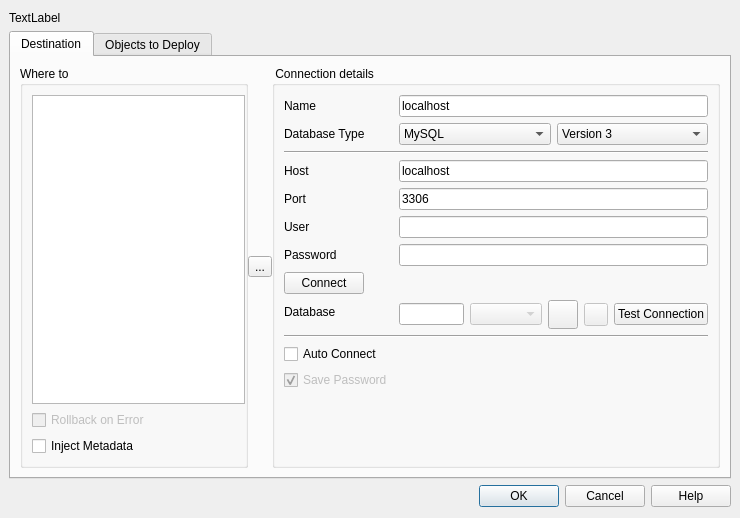
<?xml version="1.0" encoding="UTF-8"?>
<ui version="4.0">
 <class>InjectSqlDialog</class>
 <widget class="QDialog" name="InjectSqlDialog">
  <property name="geometry">
   <rect>
    <x>0</x>
    <y>0</y>
    <width>740</width>
    <height>518</height>
   </rect>
  </property>
  <property name="windowTitle">
   <string>Deploy</string>
  </property>
  <layout class="QVBoxLayout" name="verticalLayout_4">
   <property name="spacing">
    <number>6</number>
   </property>
   <property name="leftMargin">
    <number>9</number>
   </property>
   <property name="rightMargin">
    <number>9</number>
   </property>
   <item>
    <widget class="QLabel" name="lblVersionToBeDeployed">
     <property name="text">
      <string>TextLabel</string>
     </property>
    </widget>
   </item>
   <item>
    <widget class="QTabWidget" name="tabWidget">
     <property name="currentIndex">
      <number>0</number>
     </property>
     <widget class="QWidget" name="Page1">
      <attribute name="title">
       <string>Destination</string>
      </attribute>
      <layout class="QHBoxLayout" name="horizontalLayout">
       <property name="spacing">
        <number>0</number>
       </property>
       <item>
        <widget class="QGroupBox" name="grpConnections">
         <property name="title">
          <string>Where to</string>
         </property>
         <layout class="QVBoxLayout" name="verticalLayout_3">
          <property name="rightMargin">
           <number>0</number>
          </property>
          <item>
           <widget class="QListWidget" name="lstAllConnections">
            <property name="selectionMode">
             <enum>QAbstractItemView::MultiSelection</enum>
            </property>
            <property name="iconSize">
             <size>
              <width>16</width>
              <height>16</height>
             </size>
            </property>
            <property name="uniformItemSizes">
             <bool>true</bool>
            </property>
           </widget>
          </item>
          <item>
           <widget class="QCheckBox" name="chkRollbackOnError">
            <property name="enabled">
             <bool>false</bool>
            </property>
            <property name="text">
             <string>Rollback on Error</string>
            </property>
           </widget>
          </item>
          <item>
           <widget class="QCheckBox" name="chkInjectMetadata">
            <property name="text">
             <string>Inject Metadata</string>
            </property>
           </widget>
          </item>
         </layout>
        </widget>
       </item>
       <item>
        <widget class="QFrame" name="frame">
         <property name="frameShape">
          <enum>QFrame::NoFrame</enum>
         </property>
         <property name="frameShadow">
          <enum>QFrame::Raised</enum>
         </property>
         <layout class="QVBoxLayout" name="verticalLayout_2">
          <property name="spacing">
           <number>0</number>
          </property>
          <property name="leftMargin">
           <number>0</number>
          </property>
          <property name="topMargin">
           <number>0</number>
          </property>
          <property name="rightMargin">
           <number>0</number>
          </property>
          <property name="bottomMargin">
           <number>0</number>
          </property>
          <item>
           <widget class="QToolButton" name="btnDetails">
            <property name="toolTip">
             <string>View details of the last clicked connection</string>
            </property>
            <property name="text">
             <string>...</string>
            </property>
            <property name="icon">
             <iconset resource="../dbm.qrc">
              <normaloff>:/images/actions/images/small/alias.png</normaloff>:/images/actions/images/small/alias.png</iconset>
            </property>
            <property name="checkable">
             <bool>true</bool>
            </property>
           </widget>
          </item>
         </layout>
        </widget>
       </item>
       <item>
        <widget class="QGroupBox" name="grpConnectionDetails">
         <property name="title">
          <string> Connection details </string>
         </property>
         <layout class="QFormLayout" name="formLayout">
          <property name="fieldGrowthPolicy">
           <enum>QFormLayout::AllNonFixedFieldsGrow</enum>
          </property>
          <item row="0" column="0">
           <widget class="QLabel" name="lblConnectionName">
            <property name="text">
             <string>Name</string>
            </property>
           </widget>
          </item>
          <item row="0" column="1">
           <widget class="QLineEdit" name="txtConnectionName">
            <property name="toolTip">
             <string>The name of the connection</string>
            </property>
            <property name="statusTip">
             <string>The name of the connection</string>
            </property>
            <property name="whatsThis">
             <string>The name of the connection</string>
            </property>
            <property name="text">
             <string>localhost</string>
            </property>
           </widget>
          </item>
          <item row="3" column="0" colspan="2">
           <widget class="Line" name="line_2">
            <property name="orientation">
             <enum>Qt::Horizontal</enum>
            </property>
           </widget>
          </item>
          <item row="4" column="0">
           <widget class="QLabel" name="lblHost">
            <property name="text">
             <string>Host</string>
            </property>
           </widget>
          </item>
          <item row="4" column="1">
           <widget class="QLineEdit" name="txtDatabaseHost">
            <property name="toolTip">
             <string>The host which is hosting the database</string>
            </property>
            <property name="statusTip">
             <string>The host which is hosting the database</string>
            </property>
            <property name="whatsThis">
             <string>The host which is hosting the database</string>
            </property>
            <property name="text">
             <string>localhost</string>
            </property>
           </widget>
          </item>
          <item row="5" column="0">
           <widget class="QLabel" name="lblPort">
            <property name="text">
             <string>Port</string>
            </property>
           </widget>
          </item>
          <item row="5" column="1">
           <widget class="QLineEdit" name="txtPort">
            <property name="toolTip">
             <string>The port of the connection</string>
            </property>
            <property name="statusTip">
             <string>The port of the connection</string>
            </property>
            <property name="whatsThis">
             <string>The port of the connection</string>
            </property>
            <property name="text">
             <string>3306</string>
            </property>
           </widget>
          </item>
          <item row="6" column="0">
           <widget class="QLabel" name="lblUser">
            <property name="text">
             <string>User</string>
            </property>
           </widget>
          </item>
          <item row="6" column="1">
           <widget class="QLineEdit" name="txtDatabaseUser">
            <property name="toolTip">
             <string>User which is used to log in to the DB</string>
            </property>
            <property name="statusTip">
             <string>User which is used to log in to the DB.</string>
            </property>
            <property name="whatsThis">
             <string>User which is used to log in to the DB. Make sure the user has enough privileges for the operations you are trying to execute, such as he needs to be able to create tables, drop/create databases, enumerate objects, etc...</string>
            </property>
           </widget>
          </item>
          <item row="7" column="0">
           <widget class="QLabel" name="lblPassword">
            <property name="text">
             <string>Password</string>
            </property>
           </widget>
          </item>
          <item row="7" column="1">
           <widget class="QLineEdit" name="txtDatabasePassword">
            <property name="toolTip">
             <string>The password of the user</string>
            </property>
            <property name="statusTip">
             <string>The password of the user.</string>
            </property>
            <property name="whatsThis">
             <string>The password of the user. Right now (v0.1j) this is stored as plaintext, we will fix it in the future.</string>
            </property>
            <property name="echoMode">
             <enum>QLineEdit::Password</enum>
            </property>
           </widget>
          </item>
          <item row="9" column="0">
           <widget class="QLabel" name="lblDatabase">
            <property name="enabled">
             <bool>true</bool>
            </property>
            <property name="text">
             <string>Database</string>
            </property>
           </widget>
          </item>
          <item row="9" column="1">
           <layout class="QFormLayout" name="formLayout_2">
            <property name="fieldGrowthPolicy">
             <enum>QFormLayout::AllNonFixedFieldsGrow</enum>
            </property>
            <item row="0" column="0" colspan="2">
             <layout class="QHBoxLayout" name="horizontalLayout_2">
              <item>
               <widget class="QLineEdit" name="txtDatabaseName"/>
              </item>
              <item>
               <widget class="QComboBox" name="cmbDatabases">
                <property name="enabled">
                 <bool>false</bool>
                </property>
                <property name="toolTip">
                 <string>The list of databases found on the server</string>
                </property>
                <property name="statusTip">
                 <string>The list of databases found on the server</string>
                </property>
                <property name="whatsThis">
                 <string>The list of databases found on the server</string>
                </property>
                <property name="editable">
                 <bool>false</bool>
                </property>
                <property name="insertPolicy">
                 <enum>QComboBox::InsertAlphabetically</enum>
                </property>
               </widget>
              </item>
              <item>
               <widget class="QToolButton" name="btnBrowseForFile">
                <property name="enabled">
                 <bool>true</bool>
                </property>
                <property name="toolTip">
                 <string>Create a new database</string>
                </property>
                <property name="statusTip">
                 <string>Create a new database</string>
                </property>
                <property name="text">
                 <string/>
                </property>
                <property name="icon">
                 <iconset resource="../dbm.qrc">
                  <normaloff>:/images/actions/images/big/folder_yellow.png</normaloff>:/images/actions/images/big/folder_yellow.png</iconset>
                </property>
                <property name="iconSize">
                 <size>
                  <width>22</width>
                  <height>22</height>
                 </size>
                </property>
               </widget>
              </item>
              <item>
               <widget class="QToolButton" name="btnCreateDatabase">
                <property name="enabled">
                 <bool>false</bool>
                </property>
                <property name="toolTip">
                 <string>Create a new database</string>
                </property>
                <property name="statusTip">
                 <string>Create a new database</string>
                </property>
                <property name="text">
                 <string/>
                </property>
                <property name="icon">
                 <iconset resource="../dbm.qrc">
                  <normaloff>:/images/actions/images/small/add.png</normaloff>:/images/actions/images/small/add.png</iconset>
                </property>
               </widget>
              </item>
              <item>
               <widget class="QPushButton" name="btnTestConnection">
                <property name="text">
                 <string>Test Connection</string>
                </property>
               </widget>
              </item>
             </layout>
            </item>
           </layout>
          </item>
          <item row="10" column="0" colspan="2">
           <widget class="Line" name="line">
            <property name="orientation">
             <enum>Qt::Horizontal</enum>
            </property>
           </widget>
          </item>
          <item row="11" column="0">
           <widget class="QCheckBox" name="chkAutoConnect">
            <property name="text">
             <string>Auto Connect</string>
            </property>
           </widget>
          </item>
          <item row="12" column="0">
           <widget class="QCheckBox" name="chkSavePassword">
            <property name="enabled">
             <bool>false</bool>
            </property>
            <property name="text">
             <string>Save Password</string>
            </property>
            <property name="checked">
             <bool>true</bool>
            </property>
           </widget>
          </item>
          <item row="8" column="0">
           <widget class="QPushButton" name="btnConnect">
            <property name="toolTip">
             <string>Click this button to test the connection to the host.</string>
            </property>
            <property name="statusTip">
             <string>Click this button to test the connection to the host.</string>
            </property>
            <property name="whatsThis">
             <string>Click this button to test the connection to the host</string>
            </property>
            <property name="text">
             <string>Connect</string>
            </property>
           </widget>
          </item>
          <item row="1" column="1">
           <layout class="QHBoxLayout" name="horizontalLayout_4">
            <item>
             <widget class="QComboBox" name="cmbDatabaseType">
              <property name="toolTip">
               <string>The database engine that will support this connection</string>
              </property>
              <property name="statusTip">
               <string>The database engine that will support this connection</string>
              </property>
              <property name="whatsThis">
               <string>&lt;html&gt;&lt;head/&gt;&lt;body&gt;&lt;p&gt;The database engine that will support this connection. Right now (v0.1j) Database Deployment Manager supports only MySql.&lt;/p&gt;&lt;/body&gt;&lt;/html&gt;</string>
              </property>
              <item>
               <property name="text">
                <string>MySQL</string>
               </property>
               <property name="icon">
                <iconset resource="../dbm.qrc">
                 <normaloff>:/images/actions/images/small/mysql.png</normaloff>:/images/actions/images/small/mysql.png</iconset>
               </property>
              </item>
              <item>
               <property name="text">
                <string>Sqlite</string>
               </property>
               <property name="icon">
                <iconset resource="../dbm.qrc">
                 <normaloff>:/images/actions/images/small/sqlite-icon.png</normaloff>:/images/actions/images/small/sqlite-icon.png</iconset>
               </property>
              </item>
              <item>
               <property name="text">
                <string>CUBRID</string>
               </property>
               <property name="icon">
                <iconset resource="../dbm.qrc">
                 <normaloff>:/images/actions/images/small/cubrid.png</normaloff>:/images/actions/images/small/cubrid.png</iconset>
               </property>
              </item>
              <item>
               <property name="text">
                <string>Postgresql</string>
               </property>
               <property name="icon">
                <iconset resource="../dbm.qrc">
                 <normaloff>:/images/actions/images/small/postgresql.png</normaloff>:/images/actions/images/small/postgresql.png</iconset>
               </property>
              </item>
             </widget>
            </item>
            <item>
             <widget class="QComboBox" name="cmbSqliteVersion">
              <item>
               <property name="text">
                <string>Version 3</string>
               </property>
              </item>
              <item>
               <property name="text">
                <string>Version 2</string>
               </property>
              </item>
             </widget>
            </item>
           </layout>
          </item>
          <item row="1" column="0">
           <widget class="QLabel" name="lblDatabaseType">
            <property name="text">
             <string>Database Type</string>
            </property>
           </widget>
          </item>
         </layout>
        </widget>
       </item>
      </layout>
     </widget>
     <widget class="QWidget" name="tab">
      <attribute name="title">
       <string>Objects to Deploy</string>
      </attribute>
      <layout class="QVBoxLayout" name="verticalLayout">
       <item>
        <widget class="QTreeWidget" name="treeObjectsToDeploy">
         <property name="alternatingRowColors">
          <bool>true</bool>
         </property>
         <property name="uniformRowHeights">
          <bool>true</bool>
         </property>
         <property name="animated">
          <bool>true</bool>
         </property>
         <property name="headerHidden">
          <bool>false</bool>
         </property>
         <property name="columnCount">
          <number>3</number>
         </property>
         <attribute name="headerCascadingSectionResizes">
          <bool>true</bool>
         </attribute>
         <attribute name="headerHighlightSections">
          <bool>true</bool>
         </attribute>
         <column>
          <property name="text">
           <string>Object</string>
          </property>
         </column>
         <column>
          <property name="text">
           <string>Deploy</string>
          </property>
         </column>
         <column>
          <property name="text">
           <string>Drop if exists</string>
          </property>
         </column>
        </widget>
       </item>
       <item>
        <widget class="QFrame" name="frame_2">
         <property name="frameShape">
          <enum>QFrame::StyledPanel</enum>
         </property>
         <property name="frameShadow">
          <enum>QFrame::Raised</enum>
         </property>
         <layout class="QHBoxLayout" name="horizontalLayout_3">
          <item>
           <spacer name="horizontalSpacer">
            <property name="orientation">
             <enum>Qt::Horizontal</enum>
            </property>
            <property name="sizeHint" stdset="0">
             <size>
              <width>40</width>
              <height>20</height>
             </size>
            </property>
           </spacer>
          </item>
          <item>
           <widget class="QPushButton" name="pushButton">
            <property name="text">
             <string>Plans</string>
            </property>
           </widget>
          </item>
         </layout>
        </widget>
       </item>
      </layout>
     </widget>
    </widget>
   </item>
   <item>
    <widget class="QDialogButtonBox" name="buttonBox">
     <property name="orientation">
      <enum>Qt::Horizontal</enum>
     </property>
     <property name="standardButtons">
      <set>QDialogButtonBox::Cancel|QDialogButtonBox::Help|QDialogButtonBox::Ok</set>
     </property>
    </widget>
   </item>
  </layout>
 </widget>
 <tabstops>
  <tabstop>txtConnectionName</tabstop>
  <tabstop>cmbDatabaseType</tabstop>
  <tabstop>cmbSqliteVersion</tabstop>
  <tabstop>txtDatabaseHost</tabstop>
  <tabstop>txtPort</tabstop>
  <tabstop>txtDatabaseUser</tabstop>
  <tabstop>txtDatabasePassword</tabstop>
  <tabstop>btnConnect</tabstop>
  <tabstop>txtDatabaseName</tabstop>
  <tabstop>cmbDatabases</tabstop>
  <tabstop>btnBrowseForFile</tabstop>
  <tabstop>btnCreateDatabase</tabstop>
  <tabstop>btnTestConnection</tabstop>
  <tabstop>chkAutoConnect</tabstop>
  <tabstop>chkSavePassword</tabstop>
  <tabstop>treeObjectsToDeploy</tabstop>
  <tabstop>pushButton</tabstop>
  <tabstop>buttonBox</tabstop>
  <tabstop>chkRollbackOnError</tabstop>
  <tabstop>tabWidget</tabstop>
  <tabstop>lstAllConnections</tabstop>
  <tabstop>chkInjectMetadata</tabstop>
  <tabstop>btnDetails</tabstop>
 </tabstops>
 <resources>
  <include location="../dbm.qrc"/>
 </resources>
 <connections>
  <connection>
   <sender>buttonBox</sender>
   <signal>accepted()</signal>
   <receiver>InjectSqlDialog</receiver>
   <slot>accept()</slot>
   <hints>
    <hint type="sourcelabel">
     <x>257</x>
     <y>508</y>
    </hint>
    <hint type="destinationlabel">
     <x>157</x>
     <y>274</y>
    </hint>
   </hints>
  </connection>
  <connection>
   <sender>buttonBox</sender>
   <signal>rejected()</signal>
   <receiver>InjectSqlDialog</receiver>
   <slot>reject()</slot>
   <hints>
    <hint type="sourcelabel">
     <x>325</x>
     <y>508</y>
    </hint>
    <hint type="destinationlabel">
     <x>286</x>
     <y>274</y>
    </hint>
   </hints>
  </connection>
  <connection>
   <sender>txtDatabaseHost</sender>
   <signal>returnPressed()</signal>
   <receiver>InjectSqlDialog</receiver>
   <slot>onConnect()</slot>
   <hints>
    <hint type="sourcelabel">
     <x>685</x>
     <y>160</y>
    </hint>
    <hint type="destinationlabel">
     <x>358</x>
     <y>244</y>
    </hint>
   </hints>
  </connection>
  <connection>
   <sender>txtDatabaseUser</sender>
   <signal>returnPressed()</signal>
   <receiver>InjectSqlDialog</receiver>
   <slot>onConnect()</slot>
   <hints>
    <hint type="sourcelabel">
     <x>685</x>
     <y>224</y>
    </hint>
    <hint type="destinationlabel">
     <x>358</x>
     <y>244</y>
    </hint>
   </hints>
  </connection>
  <connection>
   <sender>txtDatabasePassword</sender>
   <signal>returnPressed()</signal>
   <receiver>InjectSqlDialog</receiver>
   <slot>onConnect()</slot>
   <hints>
    <hint type="sourcelabel">
     <x>685</x>
     <y>256</y>
    </hint>
    <hint type="destinationlabel">
     <x>358</x>
     <y>244</y>
    </hint>
   </hints>
  </connection>
  <connection>
   <sender>btnConnect</sender>
   <signal>clicked()</signal>
   <receiver>InjectSqlDialog</receiver>
   <slot>onConnect()</slot>
   <hints>
    <hint type="sourcelabel">
     <x>399</x>
     <y>289</y>
    </hint>
    <hint type="destinationlabel">
     <x>358</x>
     <y>244</y>
    </hint>
   </hints>
  </connection>
  <connection>
   <sender>btnCreateDatabase</sender>
   <signal>clicked()</signal>
   <receiver>InjectSqlDialog</receiver>
   <slot>onCreateDatabase()</slot>
   <hints>
    <hint type="sourcelabel">
     <x>683</x>
     <y>327</y>
    </hint>
    <hint type="destinationlabel">
     <x>358</x>
     <y>244</y>
    </hint>
   </hints>
  </connection>
  <connection>
   <sender>txtDatabaseHost</sender>
   <signal>textEdited(QString)</signal>
   <receiver>InjectSqlDialog</receiver>
   <slot>onHostChange(QString)</slot>
   <hints>
    <hint type="sourcelabel">
     <x>685</x>
     <y>160</y>
    </hint>
    <hint type="destinationlabel">
     <x>358</x>
     <y>244</y>
    </hint>
   </hints>
  </connection>
  <connection>
   <sender>txtDatabaseUser</sender>
   <signal>textEdited(QString)</signal>
   <receiver>InjectSqlDialog</receiver>
   <slot>onUserChange(QString)</slot>
   <hints>
    <hint type="sourcelabel">
     <x>685</x>
     <y>224</y>
    </hint>
    <hint type="destinationlabel">
     <x>358</x>
     <y>244</y>
    </hint>
   </hints>
  </connection>
  <connection>
   <sender>btnDetails</sender>
   <signal>toggled(bool)</signal>
   <receiver>grpConnectionDetails</receiver>
   <slot>setVisible(bool)</slot>
   <hints>
    <hint type="sourcelabel">
     <x>308</x>
     <y>275</y>
    </hint>
    <hint type="destinationlabel">
     <x>503</x>
     <y>236</y>
    </hint>
   </hints>
  </connection>
  <connection>
   <sender>lstAllConnections</sender>
   <signal>itemClicked(QListWidgetItem*)</signal>
   <receiver>InjectSqlDialog</receiver>
   <slot>onSelectConnection(QListWidgetItem*)</slot>
   <hints>
    <hint type="sourcelabel">
     <x>167</x>
     <y>222</y>
    </hint>
    <hint type="destinationlabel">
     <x>358</x>
     <y>244</y>
    </hint>
   </hints>
  </connection>
  <connection>
   <sender>cmbDatabases</sender>
   <signal>currentIndexChanged(QString)</signal>
   <receiver>InjectSqlDialog</receiver>
   <slot>onDbChange(QString)</slot>
   <hints>
    <hint type="sourcelabel">
     <x>605</x>
     <y>312</y>
    </hint>
    <hint type="destinationlabel">
     <x>358</x>
     <y>258</y>
    </hint>
   </hints>
  </connection>
  <connection>
   <sender>txtConnectionName</sender>
   <signal>textEdited(QString)</signal>
   <receiver>InjectSqlDialog</receiver>
   <slot>onConnectionNameEdited(QString)</slot>
   <hints>
    <hint type="sourcelabel">
     <x>562</x>
     <y>369</y>
    </hint>
    <hint type="destinationlabel">
     <x>358</x>
     <y>258</y>
    </hint>
   </hints>
  </connection>
  <connection>
   <sender>cmbDatabaseType</sender>
   <signal>currentIndexChanged(QString)</signal>
   <receiver>InjectSqlDialog</receiver>
   <slot>onDbTypeChange(QString)</slot>
   <hints>
    <hint type="sourcelabel">
     <x>562</x>
     <y>115</y>
    </hint>
    <hint type="destinationlabel">
     <x>358</x>
     <y>258</y>
    </hint>
   </hints>
  </connection>
  <connection>
   <sender>btnBrowseForFile</sender>
   <signal>clicked()</signal>
   <receiver>InjectSqlDialog</receiver>
   <slot>onSelectFileForSqlite()</slot>
   <hints>
    <hint type="sourcelabel">
     <x>632</x>
     <y>341</y>
    </hint>
    <hint type="destinationlabel">
     <x>358</x>
     <y>258</y>
    </hint>
   </hints>
  </connection>
  <connection>
   <sender>txtDatabaseName</sender>
   <signal>textChanged(QString)</signal>
   <receiver>InjectSqlDialog</receiver>
   <slot>onSqliteFileNameChange(QString)</slot>
   <hints>
    <hint type="sourcelabel">
     <x>474</x>
     <y>341</y>
    </hint>
    <hint type="destinationlabel">
     <x>358</x>
     <y>258</y>
    </hint>
   </hints>
  </connection>
  <connection>
   <sender>btnTestConnection</sender>
   <signal>clicked()</signal>
   <receiver>InjectSqlDialog</receiver>
   <slot>onTestConnection()</slot>
   <hints>
    <hint type="sourcelabel">
     <x>627</x>
     <y>349</y>
    </hint>
    <hint type="destinationlabel">
     <x>358</x>
     <y>258</y>
    </hint>
   </hints>
  </connection>
  <connection>
   <sender>buttonBox</sender>
   <signal>helpRequested()</signal>
   <receiver>InjectSqlDialog</receiver>
   <slot>onHelp()</slot>
   <hints>
    <hint type="sourcelabel">
     <x>358</x>
     <y>492</y>
    </hint>
    <hint type="destinationlabel">
     <x>358</x>
     <y>258</y>
    </hint>
   </hints>
  </connection>
 </connections>
 <slots>
  <slot>onConnect()</slot>
  <slot>onCreateDatabase()</slot>
  <slot>onSelectConnection(QListWidgetItem*)</slot>
  <slot>onHostChange(QString)</slot>
  <slot>onUserChange(QString)</slot>
  <slot>changeConnection()</slot>
  <slot>onDbChange(QString)</slot>
  <slot>onConnectionNameEdited(QString)</slot>
  <slot>onDbTypeChange(QString)</slot>
  <slot>onSelectFileForSqlite()</slot>
  <slot>onSqliteFileNameChange(QString)</slot>
  <slot>onTestConnection()</slot>
  <slot>onHelp()</slot>
 </slots>
</ui>
